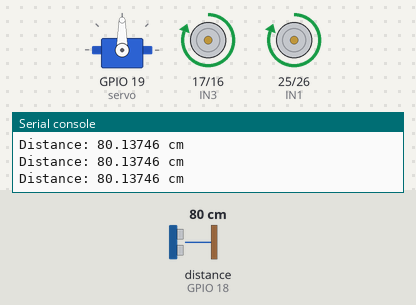
Recording of a program running on a simulated ESP32 board running MicroPython. Parts: servo, motor-driver pin pairs drawn as motors (green arrow = first pin HIGH = forward, orange = second pin HIGH = backward, longer = more drive), the last lines printed to the serial console. The inputs (shaded band) are chosen by the test bench; at power-on: distance to the obstacle (sensor on GPIO 18) 80 cm. The echo pulse lasts 58.3 µs per cm; servo angles are drawn from the pulse width (0.5 ms = 0°, 2.5 ms = 180°).

Above: at 1.7 s.
1.8 s: distance to the obstacle (sensor on GPIO 18) set to 16 cm
3.3 s: distance to the obstacle (sensor on GPIO 18) set to 13 cm
At 4.1 s:
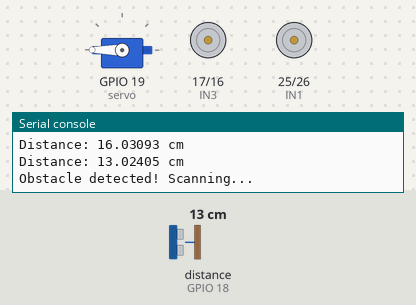
6.3 s: distance to the obstacle (sensor on GPIO 18) set to 18 cm
At 6.8 s:
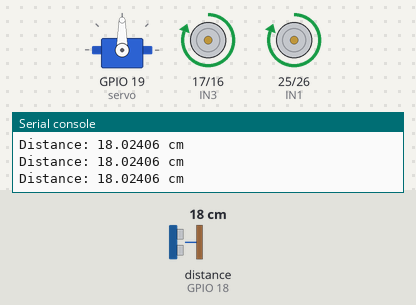
7.8 s: distance to the obstacle (sensor on GPIO 18) set to 2 cm
At 9.6 s:
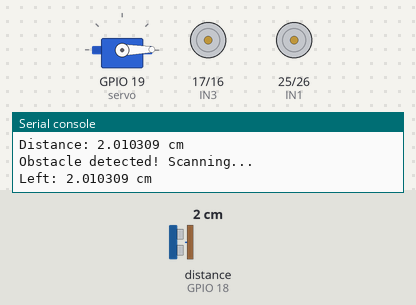
Timing chart, 0 to 11.8 s (numbered marks = the images above; inputs shaded):
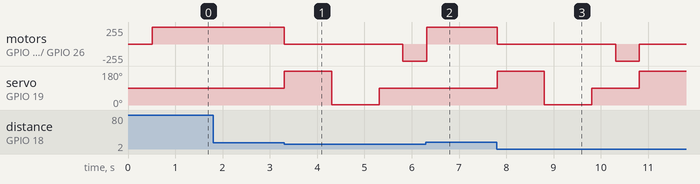

The program:

carproject.py
```python
from machine import Pin, PWM, time_pulse_us
from time import sleep
import math

IN1 = Pin(25, Pin.OUT)
IN2 = Pin(26, Pin.OUT)
IN3 = Pin(17, Pin.OUT)
IN4 = Pin(16, Pin.OUT)

TRIG = Pin(5, Pin.OUT)
ECHO = Pin(18, Pin.IN)

servo = PWM(Pin(19), freq=50)

LEFT_ANGLE = 180
CENTER_ANGLE = 90
RIGHT_ANGLE = 0

SAFE_DISTANCE = 15

def forward():
    IN1.on(); IN2.off()
    IN3.on(); IN4.off()

def backward():
    IN1.off(); IN2.on()
    IN3.off(); IN4.on()

def stop():
    IN1.off(); IN2.off()
    IN3.off(); IN4.off()

def turn_left():
    IN1.off(); IN2.on()
    IN3.on(); IN4.off()
    sleep(0.5)
    stop()

def turn_right():
    IN1.on(); IN2.off()
    IN3.off(); IN4.on()
    sleep(0.5)
    stop()

def set_servo_angle(angle):
    duty = int((angle / 180) * 102 + 26)
    servo.duty(duty)
    sleep(0.5)

def get_distance():
    TRIG.off()
    sleep(0.002)
    TRIG.on()
    sleep(0.00001)
    TRIG.off()
    pulse = time_pulse_us(ECHO, 1, 30000)
    distance = (pulse / 2) / 29.1
    return distance if distance < 400 else 400

set_servo_angle(CENTER_ANGLE)

try:
    while True:
        dist = get_distance()
        print("Distance:", dist, "cm")

        if dist > SAFE_DISTANCE:
            forward()
        else:
            stop()
            print("Obstacle detected! Scanning...")

            set_servo_angle(LEFT_ANGLE)
            sleep(0.5)
            left_dist = get_distance()
            print("Left:", left_dist, "cm")

            set_servo_angle(RIGHT_ANGLE)
            sleep(0.5)
            right_dist = get_distance()
            print("Right:", right_dist, "cm")

            set_servo_angle(CENTER_ANGLE)

            if left_dist > SAFE_DISTANCE and left_dist >= right_dist:
                print("Turning LEFT")
                turn_left()
            elif right_dist > SAFE_DISTANCE:
                print("Turning RIGHT")
                turn_right()
            else:
                print("No clear path! Reversing...")
                backward()
                sleep(0.5)
                stop()

except KeyboardInterrupt:
    print("\nProgram stopped with Ctrl+C")
    stop()
```

Measured:
- the behaviour switches between 15 and 14 cm on distance to the obstacle (sensor on GPIO 18) (found by bisection; images 0 and 1)
- after the input at 3.3 s, motor on GPIO 17 (IN3) / GPIO 16 (IN4), motor on GPIO 25 (IN1) / GPIO 26 (IN2): forward 255/255 → stopped at once, → backward 255/255 2.5 s later; servo on GPIO 19 (servo): 90° → 180° at once, → 1° 1.0 s later, → 90° 1.0 s later
- after the input at 6.3 s, motor on GPIO 17 (IN3) / GPIO 16 (IN4), motor on GPIO 25 (IN1) / GPIO 26 (IN2): backward 255/255 → forward 255/255 at once; servo on GPIO 19 (servo): stays 90° (without the input it goes to 180° after 0.01 s)
- after the input at 7.8 s, motor on GPIO 17 (IN3) / GPIO 16 (IN4), motor on GPIO 25 (IN1) / GPIO 26 (IN2): forward 255/255 → stopped at once, → backward 255/255 2.5 s later, → stopped 0.50 s later; servo on GPIO 19 (servo): 90° → 180° at once, → 1° 1.0 s later, → 90° 1.0 s later, → 180° 1.0 s later
